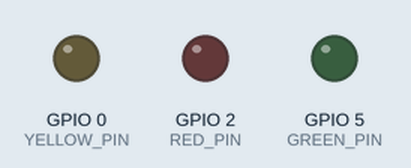
Simulated run of this sketch. Board: ESP8266 (NodeMCU). On the bench: output pins drawn as LEDs (lit = HIGH). WiFi joins after 1.5 s; servers stay silent unless stated; network time is answered at once with the bench clock; the local clock reads 2024-03-15 10:24:30 at power-on unless the sketch sets it; what the sketch prints to the serial monitor is not drawn.

Above: at 0.1 s.
At 1.6 s:
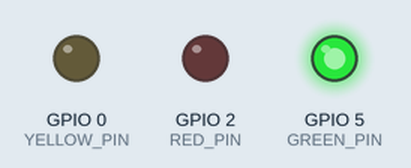
Timing chart, 0 to 3.1 s (numbered marks = the images above):
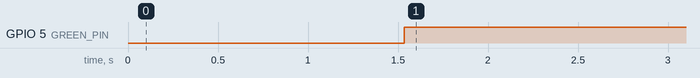

Measured:
- by itself, GPIO 5 (GREEN_PIN): LOW → HIGH at 1.5 s

The sketch:

HuzzahNTP.ino
```cpp
/*
  Recieves time from Network Time Protocol (NTP) to control the lights

  Green indicates class time or "go time"
  Yellow indicates warning time or 5 minutes before the period ends
  Red indicates passing time or lunch time (when class is not going on)


  The schedule times are in a multidimensional array and you can change the variable values to control which schedule you want to follow.
  It runs the periods per "block" and tests to see if the converted time of hours and minutes is within a range of the block.
  Once the time exceeds the first "block" the code proceeds to the next block and repeats until the day is over and is reset.

  created 28 Oct 2022
  by Clark Barayuga '23

*/


#include <NTPClient.h>
#include <ESP8266WiFi.h>
#include <WiFiUdp.h>

#define DAYLIGHTSAVINGS 0 //Change either to 1 or 0 depending on daylight savings. 0 = fall back (no daylight savings)
#define GREEN_PIN 5
#define YELLOW_PIN 0
#define RED_PIN 2
#define LIGHT_ON 1
#define LIGHT_OFF 0
#define WARNING_TIME 5

//Wifi Credentials (edit as required)
const char *ssid     = "TP-Link_51CA";
const char *password = "password";

const long utcOffsetInSeconds = -18000;

char daysOfTheWeek[7][12] = {"Sunday", "Monday", "Tuesday", "Wednesday", "Thursday", "Friday", "Saturday"};

// Define NTP Client to get time
WiFiUDP ntpUDP;
NTPClient timeClient(ntpUDP, "pool.ntp.org", utcOffsetInSeconds);

// The times of the schedules
// Change these to change which schedule it is (Regular Time Schedule, Early Release, Advisory Activity, or Extended Advisory Activity)
int schStart = 0; //Example: for Advisory Activity Schedule change the value to 30
int schEnd = 15; //Example: for Advisory Activity Schedule change the value to 47
int schJump = 7; //how many blocks there are in the day, how many times it jumps
int lunch = 10;  //Change this value to the position in the schedule of the start of the lunch period. Example: for Advisory Activity Schedule change the value to 42

int schIndex = 0;
int block = schIndex;
int nowTime = 460;

int schReg[65][2] {
  //The hours is the first value, the minutes is the second value
  //When it says "Block #" that's how the computer is going through each period.
  //REGULAR TIME SCHEDULE:
  //Index (#0 - 15) <- Range of Positions for this schedule
  // Block 0 (ADVISORY)
  {7, 45},  // #0: 465 <- Position # and the conversion of hours and minutes to number of minutes since 12:00 am
  {7, 49},  // #1: 469
  // Block 1 (PERIOD 1)
  {7, 52},  // #2: 472
  {8, 48},  // #3: 528
  // Block 2 (PERIOD 2)
  {8, 51},  // #4: 531
  {9, 47},  // #5: 587
  // Block 3 (PERIOD 3)
  {9, 50},  // #6: 590
  {10, 46}, // #7: 640
  // Block 4 (PERIOD 4)
  {10, 51}, // #8: 651
  {11, 47}, // #9: 707
  // Block 5 (LUNCH)
  {11, 50}, // #10: 710
  {12, 18}, // #11: 738
  // Block 6 (PERIOD 5)
  {12, 23}, // #12: 743
  {13, 19}, // #13: 799
  // Block 7 (PERIOD 6)
  {13, 22}, // #14: 802
  {14, 18}, // #15: 858


  //EARLY RELEASE SCHEDULE:

  //Index (16-29)
  // Block 0 (ADVISORY)
  {7, 45}, // #16: 465
  {7, 50}, // #17: 470
  // Block 1 (PERIOD 1)
  {7, 53}, // #18: 473
  {8, 35}, // #19: 515
  // Block 2 (PERIOD 2)
  {8, 38}, // #20: 518
  {9, 16}, // #21: 556
  // Block 3 (PERIOD 3)
  {9, 19}, // #22: 559
  {9, 57}, // #23: 597
  // Block 4 (PERIOD 4)
  {10, 00}, // #24: 600
  {10, 38}, // #25: 638
  // Block 5 (PERIOD 5)
  {10, 41}, // #26: 641
  {11, 19}, // #27: 679
  // Block 6 (PERIOD 6)
  {11, 22}, //#28: 682
  {12, 00}, //#29: 720

  //ADVISORY ACTIVITY SCHEDULE:

  //Index (30-47)
  // Block 0 (ADVISORY)
  {7, 45}, // #30: 465
  {7, 50}, // #31: 470
  // Block 1 (PERIOD 1)
  {8, 35}, // #32: 515
  {8, 41}, // #33: 521
  // Block 2 (PERIOD 2)
  {8, 44}, // #34: 524
  {9, 32}, // #35: 572
  // Block 3 (ADVISORY ACTIVITY)
  {9, 35}, // #36: 575
  {10, 19}, //#37: 619
  // Block 4 (PERIOD 3)
  {10, 22}, // #38: 622
  {11, 10}, // #39: 670
  // Block 5 (PERIOD 4)
  {11, 15}, // #40: 675
  {12, 03}, // #41: 723
  // Block 6 (LUNCH)
  {12, 06}, // #42: 726
  {12, 36}, // #43: 756
  // Block 7 (PERIOD 5)
  {12, 39}, // #44: 759
  {13, 27}, // #45: 807
  // Block 8 (PERIOD 6)
  {13, 30}, // #46: 810
  {14, 18}, // #47: 858


  //EXTENDED ADVISORY ACTIVITY:

  //Index (48-63)
  // Block 0 (ADVISORY)
  {7, 45}, // #48: 465
  {8, 15}, // #49: 495
  // Block 1 (PERIOD 1)
  {8, 18}, // #50: 498
  {9, 10}, // #51: 550
  // Block 2 (PERIOD 2)
  {9, 13}, // #52: 553
  {10, 05}, // #53: 605
  // Block 3 (PERIOD 3)
  {10, 8}, // #54: 608
  {11, 00}, // #55: 660
  // Block 4 (PERIOD 4)
  {11, 03}, // #56: 663
  {11, 55}, // #57: 715
  // Block 5 (LUNCH)
  {11, 58}, // #58: 718
  {12, 28}, // #59: 748
  // Block 6 (PERIOD 5)
  {12, 31}, // #60: 751
  {13, 23}, // #61: 803
  // Block 7 (PERIOD 6)
  {13, 26}, // #62: 806
  {14, 18}, // #63: 858
};

// Converts the hours and minutes of the array into # of minutes since 12:00 am
int convert_time(int hrs, int mns) {
  int conv_time;
  conv_time = hrs * 60;
  conv_time = conv_time + mns;
  return conv_time;
};


void setup() {

  Serial.begin(115200);
  int conv_time;
  int i;

  WiFi.begin(ssid, password);
  while ( WiFi.status() != WL_CONNECTED ) {
    delay ( 500 );
    Serial.print ( "." );
  }
  timeClient.begin();

  //Setup Pins (change value with defines up top)
  pinMode(GREEN_PIN, OUTPUT);
  pinMode(YELLOW_PIN, OUTPUT);
  pinMode(RED_PIN, OUTPUT);


  int hrs = timeClient.getHours() + DAYLIGHTSAVINGS;
  int mins = timeClient.getMinutes();
  int secs = timeClient.getSeconds();
  convert_time(hrs, mins);
  int nowTime = conv_time;


  // Gets initial block
  for ( i = 0; i < 8; i += 2) {
    int startPeriod = convert_time(schReg[i][0], schReg[i][1]);
    int nextPeriod = convert_time(schReg[i + 2][0], schReg[i + 2][1]);

    if (nowTime >= startPeriod && nowTime <= nextPeriod) {
      break;
    }

  }

  block = i;

}

void loop() {
  timeClient.update();

  Serial.print(timeClient.getDay());

  //Date and time print statements
  Serial.print(daysOfTheWeek[timeClient.getDay()]);
  Serial.print(", ");
  Serial.print(timeClient.getHours() + DAYLIGHTSAVINGS);
  Serial.print(":");
  Serial.print(timeClient.getMinutes());
  Serial.print(":");
  Serial.print(timeClient.getSeconds());
  Serial.print(" ");
  //Serial.println(timeClient.getFormattedTime());

  int conv_time;
  int hrs = timeClient.getHours() + DAYLIGHTSAVINGS;
  int mins = timeClient.getMinutes();
  int sec = timeClient.getSeconds();
  int nowTime = convert_time(hrs, mins);

  // Gets time values for current period
  int startPeriod = convert_time(schReg[block][0], schReg[block][1]); //green is on between startPeriod and endPeriod - 5
  int endPeriod = convert_time(schReg[block + 1][0], schReg[block + 1][1]); // yellow is on between endPeriod - 5 and endPeriod
  int nextPeriod = convert_time(schReg[block + 2][0], schReg[block + 2][1]);  //red is on between endPeriod and nextPeriod

  //Uncomment to see the values of nowTime, StartPeriod, endPeriod, nextPeriod, and block
  Serial.print("nowTime: ");
  Serial.print(nowTime);
  Serial.print(" StartP: ");
  Serial.print(startPeriod);
  Serial.print("  ");
  Serial.print("EndP: ");
  Serial.print(endPeriod);
  Serial.print("  ");
  Serial.print("NextP: ");
  Serial.print(nextPeriod);
  Serial.print("  ");
  Serial.print("Block: ");
  Serial.print(block/2);


  //delay(1000);


  // Function to turn off the lights when theres no school
  if (nowTime < convert_time(schReg[schStart][0], schReg[schStart][1]) || nowTime >= convert_time(schReg[schEnd][0], schReg[schEnd][1])) {
    digitalWrite(GREEN_PIN, LIGHT_OFF);
    digitalWrite(YELLOW_PIN, LIGHT_OFF);
    digitalWrite(RED_PIN, LIGHT_OFF);
    block = schIndex;
    Serial.print(" (OUTSIDE SCHOOL)");

    //Turn only red light on during lunch time
  } else if ((nowTime >= convert_time(schReg[lunch][0], schReg[lunch][1])) && nowTime <= convert_time(schReg[lunch + 1][0], schReg[lunch + 1][1])) {
    digitalWrite(GREEN_PIN, LIGHT_OFF);
    digitalWrite(YELLOW_PIN, LIGHT_OFF);
    digitalWrite(RED_PIN, LIGHT_ON);
    Serial.print(" (LUNCH)");

    // Class time
  } else if (nowTime < endPeriod - WARNING_TIME) {
    digitalWrite(GREEN_PIN, LIGHT_ON);
    digitalWrite(YELLOW_PIN, LIGHT_OFF);
    digitalWrite(RED_PIN, LIGHT_OFF);
    Serial.print(" (CLASS)");

    // Five minutes before period ends
  } else if (nowTime < endPeriod) {
    digitalWrite(YELLOW_PIN, LIGHT_ON);
    digitalWrite(GREEN_PIN, LIGHT_OFF);
    digitalWrite(RED_PIN, LIGHT_OFF);
    Serial.print(" (WARNING)");

    // Passing time
  } else if (nowTime >= endPeriod && nowTime <= nextPeriod) {
    Serial.print(" (PASSING)");
    digitalWrite(RED_PIN, LIGHT_ON);
    digitalWrite(YELLOW_PIN, LIGHT_OFF);

    // Cycle the light and go to next block
  } else if (nowTime >= nextPeriod) {
    digitalWrite(RED_PIN, LIGHT_OFF);
    digitalWrite(GREEN_PIN, LIGHT_ON);
    Serial.print(" !NEW PERIOD!");
    block += 2;
  }

  //Indicates on the Serial monitor which light is on

  if (digitalRead(GREEN_PIN) ==  LIGHT_ON) {
    Serial.print(" |GREEN|");
  }
  if (digitalRead(YELLOW_PIN) == LIGHT_ON) {
    Serial.print(" |YELLOW|");
  }
  if (digitalRead(RED_PIN) ==  LIGHT_ON) {
    Serial.print(" |RED|");
  }

  Serial.println();
  delay(1000);

}
```
